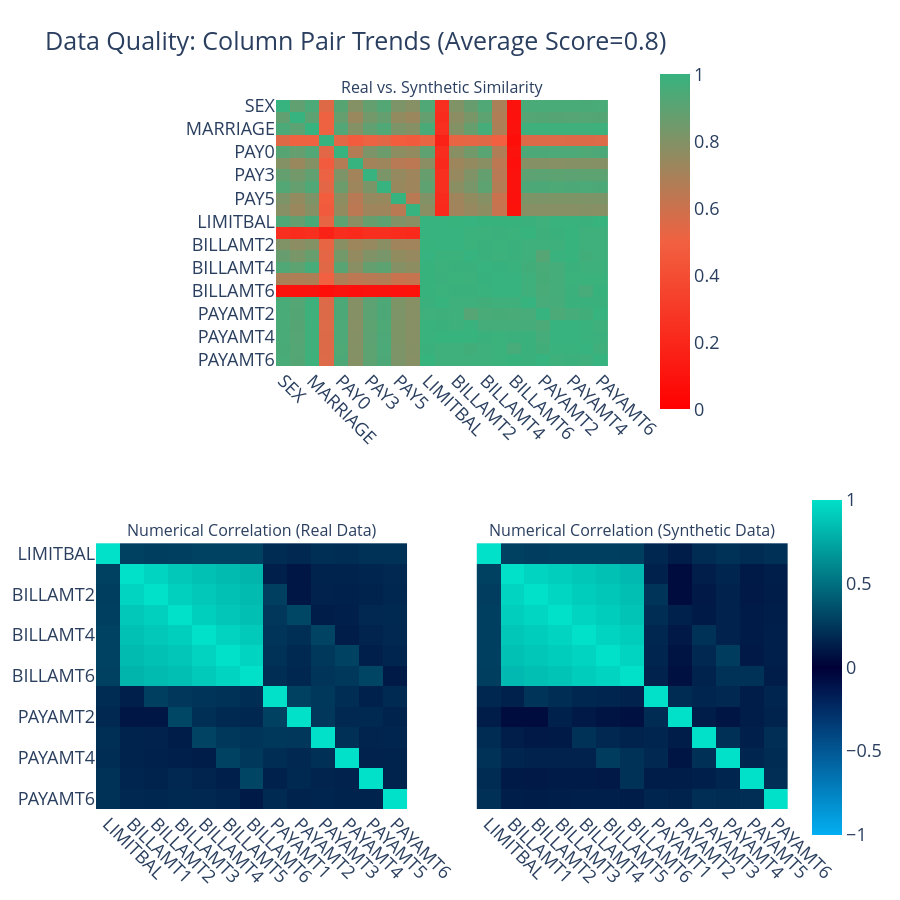

Notebook source saved alongside this figure:
### Code cell
# plot Column Pair Trends -> referred to the "Fidelity Row" in the paper
fig = quality_report.get_visualization(property_name='Column Pair Trends')
fig.show()

### Figure 1 — Plotly figure (JSON) as saved in the notebook; plotly's stock layout.template omitted (floating-point values rounded to 4 significant figures; data arrays with more than 128 entries replaced by an {"elided": "..."} marker saying what was removed)
{"data": [{"coloraxis": "coloraxis", "hovertemplate": "<b>Column Pair</b><br>(%{x},%{y})<br><br>Similarity: %{z}<extra></extra>", "type": "heatmap", "x": ["SEX", "EDUCATION", "MARRIAGE", "AGE", "PAY0", "PAY2", "PAY3", "PAY4", "PAY5", "PAY6", "LIMITBAL", "BILLAMT1", "BILLAMT2", "BILLAMT3", "BILLAMT4", "BILLAMT5", "BILLAMT6", "PAYAMT1", "PAYAMT2", "PAYAMT3", "PAYAMT4", "PAYAMT5", "PAYAMT6"], "xaxis": "x", "y": ["SEX", "EDUCATION", "MARRIAGE", "AGE", "PAY0", "PAY2", "PAY3", "PAY4", "PAY5", "PAY6", "LIMITBAL", "BILLAMT1", "BILLAMT2", "BILLAMT3", "BILLAMT4", "BILLAMT5", "BILLAMT6", "PAYAMT1", "PAYAMT2", "PAYAMT3", "PAYAMT4", "PAYAMT5", "PAYAMT6"], "yaxis": "y", "z": {"elided": "23x23 float values"}}, {"coloraxis": "coloraxis2", "customdata": {"elided": "13x13 float values"}, "hovertemplate": "<b>Correlation</b><br>(%{x},%{y})<br><br>Synthetic: %{z}<br>(vs. Real: %{customdata})<extra></extra>", "type": "heatmap", "x": ["LIMITBAL", "BILLAMT1", "BILLAMT2", "BILLAMT3", "BILLAMT4", "BILLAMT5", "BILLAMT6", "PAYAMT1", "PAYAMT2", "PAYAMT3", "PAYAMT4", "PAYAMT5", "PAYAMT6"], "xaxis": "x2", "y": ["LIMITBAL", "BILLAMT1", "BILLAMT2", "BILLAMT3", "BILLAMT4", "BILLAMT5", "BILLAMT6", "PAYAMT1", "PAYAMT2", "PAYAMT3", "PAYAMT4", "PAYAMT5", "PAYAMT6"], "yaxis": "y2", "z": {"elided": "13x13 float values"}}, {"coloraxis": "coloraxis2", "customdata": {"elided": "13x13 float values"}, "hovertemplate": "<b>Correlation</b><br>(%{x},%{y})<br><br>Synthetic: %{z}<br>(vs. Real: %{customdata})<extra></extra>", "type": "heatmap", "x": ["LIMITBAL", "BILLAMT1", "BILLAMT2", "BILLAMT3", "BILLAMT4", "BILLAMT5", "BILLAMT6", "PAYAMT1", "PAYAMT2", "PAYAMT3", "PAYAMT4", "PAYAMT5", "PAYAMT6"], "xaxis": "x3", "y": ["LIMITBAL", "BILLAMT1", "BILLAMT2", "BILLAMT3", "BILLAMT4", "BILLAMT5", "BILLAMT6", "PAYAMT1", "PAYAMT2", "PAYAMT3", "PAYAMT4", "PAYAMT5", "PAYAMT6"], "yaxis": "y3", "z": {"elided": "13x13 float values"}}], "layout": {"annotations": [{"font": {"size": 16}, "showarrow": false, "text": "Real vs. Synthetic Similarity", "x": 0.5, "xanchor": "center", "xref": "paper", "y": 1, "yanchor": "bottom", "yref": "paper"}, {"font": {"size": 16}, "showarrow": false, "text": "Numerical Correlation (Real Data)", "x": 0.225, "xanchor": "center", "xref": "paper", "y": 0.375, "yanchor": "bottom", "yref": "paper"}, {"font": {"size": 16}, "showarrow": false, "text": "Numerical Correlation (Synthetic Data)", "x": 0.775, "xanchor": "center", "xref": "paper", "y": 0.375, "yanchor": "bottom", "yref": "paper"}], "coloraxis": {"cmax": 1, "cmin": 0, "colorbar": {"len": 0.5, "x": 0.8, "y": 0.8}, "colorscale": [[0, "#FF0000"], [0.5, "#F16141"], [1, "#36B37E"]]}, "coloraxis2": {"cmax": 1, "cmin": -1, "colorbar": {"len": 0.5, "y": 0.2}, "colorscale": [[0, "#03AFF1"], [0.5, "#000036"], [1, "#01E0C9"]]}, "font": {"size": 18}, "height": 900, "title": {"text": "Data Quality: Column Pair Trends (Average Score=0.8)"}, "width": 900, "xaxis": {"anchor": "y", "domain": [0.26, 0.74], "tickangle": 45}, "xaxis2": {"anchor": "y2", "domain": [0, 0.45], "tickangle": 45}, "xaxis3": {"anchor": "y3", "domain": [0.55, 1], "matches": "x2", "tickangle": 45}, "yaxis": {"anchor": "x", "autorange": "reversed", "domain": [0.625, 1]}, "yaxis2": {"anchor": "x2", "autorange": "reversed", "domain": [0, 0.375]}, "yaxis3": {"anchor": "x3", "autorange": "reversed", "domain": [0, 0.375], "matches": "y2", "visible": false}}}
